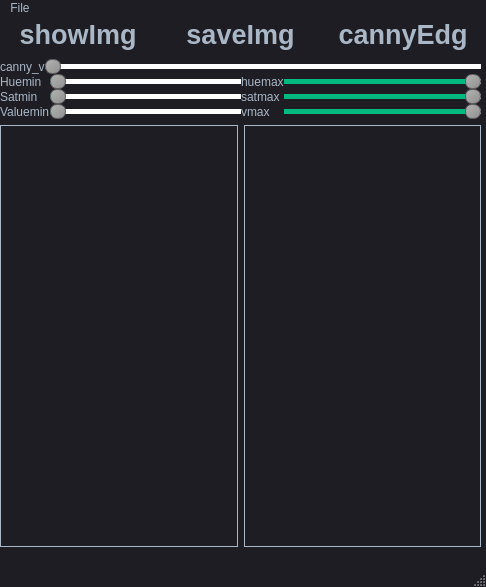
<?xml version="1.0" encoding="UTF-8"?>
<ui version="4.0">
 <class>MainWindow</class>
 <widget class="QMainWindow" name="MainWindow">
  <property name="geometry">
   <rect>
    <x>0</x>
    <y>0</y>
    <width>486</width>
    <height>587</height>
   </rect>
  </property>
  <property name="windowTitle">
   <string>MainWindow</string>
  </property>
  <property name="styleSheet">
   <string notr="true">
QMainWindow {
	background-color:#1e1d23;
}
QDialog {
	background-color:#1e1d23;
}
QColorDialog {
	background-color:#1e1d23;
}
QTextEdit {
	background-color:#1e1d23;
	color: #a9b7c6;
}
QPlainTextEdit {
	selection-background-color:#007b50;
	background-color:#1e1d23;
	border-style: solid;
	border-top-color: transparent;
	border-right-color: transparent;
	border-left-color: transparent;
	border-bottom-color: transparent;
	border-width: 1px;
	color: #a9b7c6;
}
QPushButton{
	border-style: solid;
	border-top-color: transparent;
	border-right-color: transparent;
	border-left-color: transparent;
	border-bottom-color: transparent;
	border-width: 1px;
	border-style: solid;
	color: #a9b7c6;
	padding: 2px;
	background-color: #1e1d23;
}
QPushButton::default{
	border-style: inset;
	border-top-color: transparent;
	border-right-color: transparent;
	border-left-color: transparent;
	border-bottom-color: #04b97f;
	border-width: 1px;
	color: #a9b7c6;
	padding: 2px;
	background-color: #1e1d23;
}
QToolButton {
	border-style: solid;
	border-top-color: transparent;
	border-right-color: transparent;
	border-left-color: transparent;
	border-bottom-color: #04b97f;
	border-bottom-width: 1px;
	border-style: solid;
	color: #a9b7c6;
	padding: 2px;
	background-color: #1e1d23;
}
QToolButton:hover{
	border-style: solid;
	border-top-color: transparent;
	border-right-color: transparent;
	border-left-color: transparent;
	border-bottom-color: #37efba;
	border-bottom-width: 2px;
	border-style: solid;
	color: #FFFFFF;
	padding-bottom: 1px;
	background-color: #1e1d23;
}
QPushButton:hover{
	border-style: solid;
	border-top-color: transparent;
	border-right-color: transparent;
	border-left-color: transparent;
	border-bottom-color: #37efba;
	border-bottom-width: 1px;
	border-style: solid;
	color: #FFFFFF;
	padding-bottom: 2px;
	background-color: #1e1d23;
}
QPushButton:pressed{
	border-style: solid;
	border-top-color: transparent;
	border-right-color: transparent;
	border-left-color: transparent;
	border-bottom-color: #37efba;
	border-bottom-width: 2px;
	border-style: solid;
	color: #37efba;
	padding-bottom: 1px;
	background-color: #1e1d23;
}
QPushButton:disabled{
	border-style: solid;
	border-top-color: transparent;
	border-right-color: transparent;
	border-left-color: transparent;
	border-bottom-color: #808086;
	border-bottom-width: 2px;
	border-style: solid;
	color: #808086;
	padding-bottom: 1px;
	background-color: #1e1d23;
}
QLineEdit {
	border-width: 1px; border-radius: 4px;
	border-color: rgb(58, 58, 58);
	border-style: inset;
	padding: 0 8px;
	color: #a9b7c6;
	background:#1e1d23;
	selection-background-color:#007b50;
	selection-color: #FFFFFF;
}
QLabel {
	color: #a9b7c6;
}
QLCDNumber {
	color: #37e6b4;
}
QProgressBar {
	text-align: center;
	color: rgb(240, 240, 240);
	border-width: 1px; 
	border-radius: 10px;
	border-color: rgb(58, 58, 58);
	border-style: inset;
	background-color:#1e1d23;
}
QProgressBar::chunk {
	background-color: #04b97f;
	border-radius: 5px;
}
QMenuBar {
	background-color: #1e1d23;
}
QMenuBar::item {
	color: #a9b7c6;
  	spacing: 3px;
  	padding: 1px 4px;
  	background: #1e1d23;
}

QMenuBar::item:selected {
  	background:#1e1d23;
	color: #FFFFFF;
}
QMenu::item:selected {
	border-style: solid;
	border-top-color: transparent;
	border-right-color: transparent;
	border-left-color: #04b97f;
	border-bottom-color: transparent;
	border-left-width: 2px;
	color: #FFFFFF;
	padding-left:15px;
	padding-top:4px;
	padding-bottom:4px;
	padding-right:7px;
	background-color: #1e1d23;
}
QMenu::item {
	border-style: solid;
	border-top-color: transparent;
	border-right-color: transparent;
	border-left-color: transparent;
	border-bottom-color: transparent;
	border-bottom-width: 1px;
	border-style: solid;
	color: #a9b7c6;
	padding-left:17px;
	padding-top:4px;
	padding-bottom:4px;
	padding-right:7px;
	background-color: #1e1d23;
}
QMenu{
	background-color:#1e1d23;
}
QTabWidget {
	color:rgb(0,0,0);
	background-color:#1e1d23;
}
QTabWidget::pane {
		border-color: rgb(77,77,77);
		background-color:#1e1d23;
		border-style: solid;
		border-width: 1px;
    	border-radius: 6px;
}
QTabBar::tab {
	border-style: solid;
	border-top-color: transparent;
	border-right-color: transparent;
	border-left-color: transparent;
	border-bottom-color: transparent;
	border-bottom-width: 1px;
	border-style: solid;
	color: #808086;
	padding: 3px;
	margin-left:3px;
	background-color: #1e1d23;
}
QTabBar::tab:selected, QTabBar::tab:last:selected, QTabBar::tab:hover {
  	border-style: solid;
	border-top-color: transparent;
	border-right-color: transparent;
	border-left-color: transparent;
	border-bottom-color: #04b97f;
	border-bottom-width: 2px;
	border-style: solid;
	color: #FFFFFF;
	padding-left: 3px;
	padding-bottom: 2px;
	margin-left:3px;
	background-color: #1e1d23;
}

QCheckBox {
	color: #a9b7c6;
	padding: 2px;
}
QCheckBox:disabled {
	color: #808086;
	padding: 2px;
}

QCheckBox:hover {
	border-radius:4px;
	border-style:solid;
	padding-left: 1px;
	padding-right: 1px;
	padding-bottom: 1px;
	padding-top: 1px;
	border-width:1px;
	border-color: rgb(87, 97, 106);
	background-color:#1e1d23;
}
QCheckBox::indicator:checked {

	height: 10px;
	width: 10px;
	border-style:solid;
	border-width: 1px;
	border-color: #04b97f;
	color: #a9b7c6;
	background-color: #04b97f;
}
QCheckBox::indicator:unchecked {

	height: 10px;
	width: 10px;
	border-style:solid;
	border-width: 1px;
	border-color: #04b97f;
	color: #a9b7c6;
	background-color: transparent;
}
QRadioButton {
	color: #a9b7c6;
	background-color: #1e1d23;
	padding: 1px;
}
QRadioButton::indicator:checked {
	height: 10px;
	width: 10px;
	border-style:solid;
	border-radius:5px;
	border-width: 1px;
	border-color: #04b97f;
	color: #a9b7c6;
	background-color: #04b97f;
}
QRadioButton::indicator:!checked {
	height: 10px;
	width: 10px;
	border-style:solid;
	border-radius:5px;
	border-width: 1px;
	border-color: #04b97f;
	color: #a9b7c6;
	background-color: transparent;
}
QStatusBar {
	color:#027f7f;
}
QSpinBox {
	color: #a9b7c6;	
	background-color: #1e1d23;
}
QDoubleSpinBox {
	color: #a9b7c6;	
	background-color: #1e1d23;
}
QTimeEdit {
	color: #a9b7c6;	
	background-color: #1e1d23;
}
QDateTimeEdit {
	color: #a9b7c6;	
	background-color: #1e1d23;
}
QDateEdit {
	color: #a9b7c6;	
	background-color: #1e1d23;
}
QComboBox {
	color: #a9b7c6;	
	background: #1e1d23;
}
QComboBox:editable {
	background: #1e1d23;
	color: #a9b7c6;
	selection-background-color: #1e1d23;
}
QComboBox QAbstractItemView {
	color: #a9b7c6;	
	background: #1e1d23;
	selection-color: #FFFFFF;
	selection-background-color: #1e1d23;
}
QComboBox:!editable:on, QComboBox::drop-down:editable:on {
	color: #a9b7c6;	
	background: #1e1d23;
}
QFontComboBox {
	color: #a9b7c6;	
	background-color: #1e1d23;
}
QToolBox {
	color: #a9b7c6;
	background-color: #1e1d23;
}
QToolBox::tab {
	color: #a9b7c6;
	background-color: #1e1d23;
}
QToolBox::tab:selected {
	color: #FFFFFF;
	background-color: #1e1d23;
}
QScrollArea {
	color: #FFFFFF;
	background-color: #1e1d23;
}
QSlider::groove:horizontal {
	height: 5px;
	background: #04b97f;
}
QSlider::groove:vertical {
	width: 5px;
	background: #04b97f;
}
QSlider::handle:horizontal {
	background: qlineargradient(x1:0, y1:0, x2:1, y2:1, stop:0 #b4b4b4, stop:1 #8f8f8f);
	border: 1px solid #5c5c5c;
	width: 14px;
	margin: -5px 0;
	border-radius: 7px;
}
QSlider::handle:vertical {
	background: qlineargradient(x1:1, y1:1, x2:0, y2:0, stop:0 #b4b4b4, stop:1 #8f8f8f);
	border: 1px solid #5c5c5c;
	height: 14px;
	margin: 0 -5px;
	border-radius: 7px;
}
QSlider::add-page:horizontal {
    background: white;
}
QSlider::add-page:vertical {
    background: white;
}
QSlider::sub-page:horizontal {
    background: #04b97f;
}
QSlider::sub-page:vertical {
    background: #04b97f;
}</string>
  </property>
  <widget class="QWidget" name="centralwidget">
   <widget class="QWidget" name="">
    <property name="geometry">
     <rect>
      <x>0</x>
      <y>0</y>
      <width>481</width>
      <height>531</height>
     </rect>
    </property>
    <layout class="QGridLayout" name="gridLayout">
     <item row="0" column="0" colspan="2">
      <layout class="QHBoxLayout" name="horizontalLayout_6">
       <item>
        <widget class="QPushButton" name="B_show_img">
         <property name="font">
          <font>
           <pointsize>20</pointsize>
           <weight>75</weight>
           <bold>true</bold>
          </font>
         </property>
         <property name="text">
          <string>showImg</string>
         </property>
        </widget>
       </item>
       <item>
        <widget class="QPushButton" name="B_save_img">
         <property name="font">
          <font>
           <pointsize>20</pointsize>
           <weight>75</weight>
           <bold>true</bold>
          </font>
         </property>
         <property name="text">
          <string>saveImg</string>
         </property>
        </widget>
       </item>
       <item>
        <widget class="QPushButton" name="B_canny">
         <property name="font">
          <font>
           <pointsize>20</pointsize>
           <weight>75</weight>
           <bold>true</bold>
          </font>
         </property>
         <property name="text">
          <string>cannyEdg</string>
         </property>
        </widget>
       </item>
      </layout>
     </item>
     <item row="1" column="0" colspan="2">
      <layout class="QVBoxLayout" name="verticalLayout_5">
       <property name="spacing">
        <number>0</number>
       </property>
       <item>
        <layout class="QHBoxLayout" name="horizontalLayout_5">
         <property name="spacing">
          <number>0</number>
         </property>
         <item>
          <widget class="QLabel" name="label_3">
           <property name="text">
            <string>canny_v</string>
           </property>
           <property name="wordWrap">
            <bool>false</bool>
           </property>
          </widget>
         </item>
         <item>
          <widget class="QSlider" name="CannySlider">
           <property name="enabled">
            <bool>true</bool>
           </property>
           <property name="maximum">
            <number>255</number>
           </property>
           <property name="pageStep">
            <number>5</number>
           </property>
           <property name="tracking">
            <bool>true</bool>
           </property>
           <property name="orientation">
            <enum>Qt::Horizontal</enum>
           </property>
          </widget>
         </item>
        </layout>
       </item>
       <item>
        <layout class="QHBoxLayout" name="horizontalLayout_4">
         <item>
          <layout class="QHBoxLayout" name="horizontalLayout_3">
           <item>
            <layout class="QVBoxLayout" name="verticalLayout_4">
             <item>
              <widget class="QLabel" name="label_4">
               <property name="text">
                <string>Huemin</string>
               </property>
              </widget>
             </item>
             <item>
              <widget class="QLabel" name="label_5">
               <property name="text">
                <string>Satmin</string>
               </property>
              </widget>
             </item>
             <item>
              <widget class="QLabel" name="label_6">
               <property name="text">
                <string>Valuemin</string>
               </property>
              </widget>
             </item>
            </layout>
           </item>
           <item>
            <layout class="QVBoxLayout" name="verticalLayout_3">
             <item>
              <widget class="QSlider" name="H_min">
               <property name="maximum">
                <number>179</number>
               </property>
               <property name="value">
                <number>0</number>
               </property>
               <property name="orientation">
                <enum>Qt::Horizontal</enum>
               </property>
              </widget>
             </item>
             <item>
              <widget class="QSlider" name="S_min">
               <property name="maximum">
                <number>255</number>
               </property>
               <property name="orientation">
                <enum>Qt::Horizontal</enum>
               </property>
              </widget>
             </item>
             <item>
              <widget class="QSlider" name="V_min">
               <property name="maximum">
                <number>255</number>
               </property>
               <property name="orientation">
                <enum>Qt::Horizontal</enum>
               </property>
              </widget>
             </item>
            </layout>
           </item>
          </layout>
         </item>
         <item>
          <layout class="QHBoxLayout" name="horizontalLayout_2">
           <item>
            <layout class="QVBoxLayout" name="verticalLayout">
             <item>
              <widget class="QLabel" name="label_8">
               <property name="text">
                <string>huemax</string>
               </property>
              </widget>
             </item>
             <item>
              <widget class="QLabel" name="label_9">
               <property name="text">
                <string>satmax</string>
               </property>
              </widget>
             </item>
             <item>
              <widget class="QLabel" name="label_10">
               <property name="text">
                <string>vmax</string>
               </property>
              </widget>
             </item>
            </layout>
           </item>
           <item>
            <layout class="QVBoxLayout" name="verticalLayout_2">
             <item>
              <widget class="QSlider" name="H_max">
               <property name="maximum">
                <number>179</number>
               </property>
               <property name="value">
                <number>179</number>
               </property>
               <property name="orientation">
                <enum>Qt::Horizontal</enum>
               </property>
              </widget>
             </item>
             <item>
              <widget class="QSlider" name="S_max">
               <property name="maximum">
                <number>255</number>
               </property>
               <property name="value">
                <number>255</number>
               </property>
               <property name="orientation">
                <enum>Qt::Horizontal</enum>
               </property>
              </widget>
             </item>
             <item>
              <widget class="QSlider" name="V_max">
               <property name="maximum">
                <number>255</number>
               </property>
               <property name="value">
                <number>255</number>
               </property>
               <property name="orientation">
                <enum>Qt::Horizontal</enum>
               </property>
              </widget>
             </item>
            </layout>
           </item>
          </layout>
         </item>
        </layout>
       </item>
      </layout>
     </item>
     <item row="2" column="0">
      <widget class="QLabel" name="label">
       <property name="frameShape">
        <enum>QFrame::Box</enum>
       </property>
       <property name="text">
        <string/>
       </property>
      </widget>
     </item>
     <item row="2" column="1">
      <widget class="QLabel" name="label_2">
       <property name="frameShape">
        <enum>QFrame::Box</enum>
       </property>
       <property name="text">
        <string/>
       </property>
      </widget>
     </item>
    </layout>
   </widget>
  </widget>
  <widget class="QStatusBar" name="statusbar"/>
  <widget class="QMenuBar" name="menubar">
   <property name="geometry">
    <rect>
     <x>0</x>
     <y>0</y>
     <width>486</width>
     <height>18</height>
    </rect>
   </property>
   <widget class="QMenu" name="menuFile">
    <property name="title">
     <string>File</string>
    </property>
    <widget class="QMenu" name="menusave">
     <property name="title">
      <string>save</string>
     </property>
     <addaction name="actionImage"/>
     <addaction name="actionCannySave"/>
    </widget>
    <addaction name="actionshow"/>
    <addaction name="actioncanny"/>
    <addaction name="menusave"/>
   </widget>
   <addaction name="menuFile"/>
  </widget>
  <action name="actionshow">
   <property name="text">
    <string>show</string>
   </property>
  </action>
  <action name="actioncanny">
   <property name="text">
    <string>canny</string>
   </property>
  </action>
  <action name="actionImage">
   <property name="text">
    <string>Image</string>
   </property>
  </action>
  <action name="actionCannySave">
   <property name="text">
    <string>Canny</string>
   </property>
  </action>
 </widget>
 <resources/>
 <connections/>
</ui>
